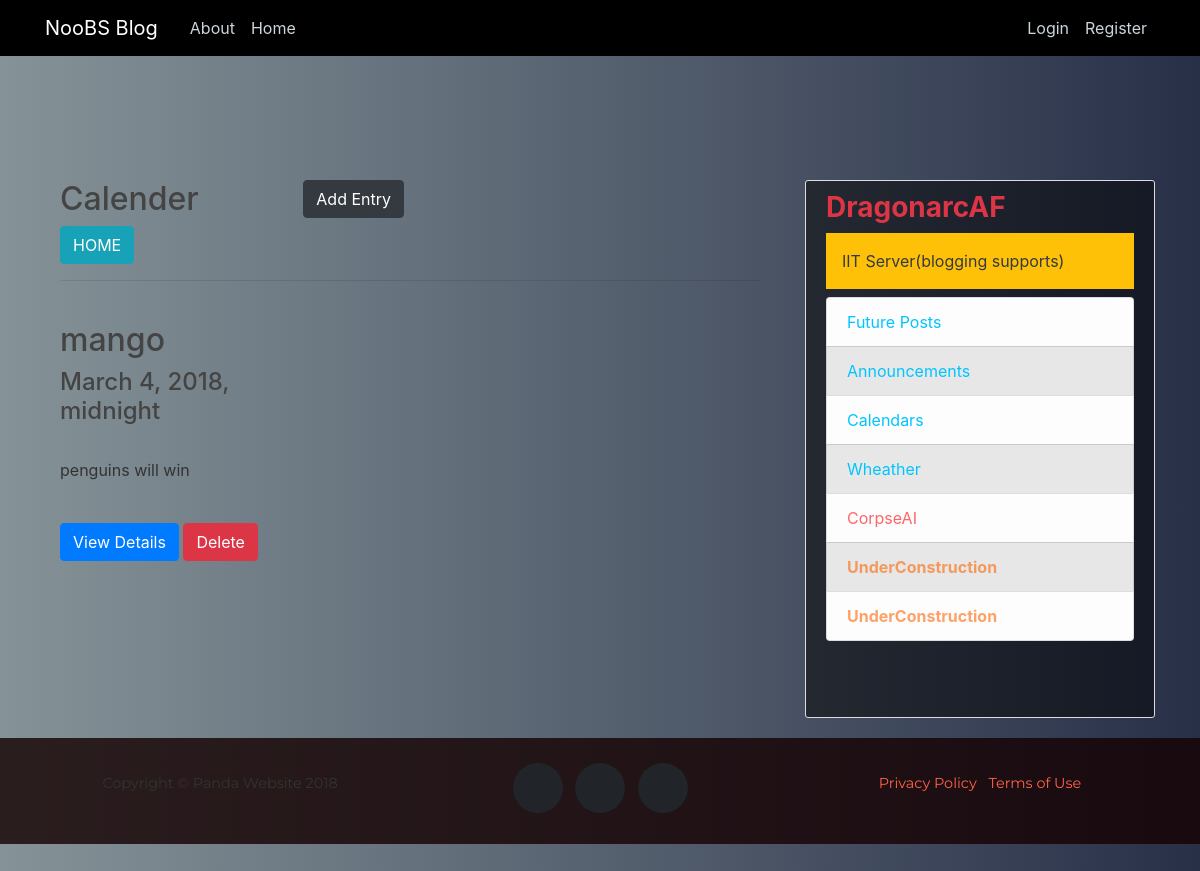
The page /calender/ on the database its author committed.
### calender/models.py (models this page shows, shortened)
class Entry(models.Model):
    name = models.CharField(max_length=100)
    date = models.DateTimeField()
    description = models.TextField()
    created = models.DateTimeField(auto_now_add=True)

### calender/views.py (the view)
# urls.py: path('',views.index,name='index'),
def index(request):
    entries=Entry.objects.all()
    context = { 'entries' : entries}
    return render(request,'calender/calender.html',context)

### calender/templates/calender/calender.html (shortened to what this page needs)
{% extends 'blog/base.html' %}
{% block content %}
<div class="container">
    <div class="row">
        <br>
        <div class="col-lg-4">
            <h2>Calender</h2>
        </div>
        <div class="col-lg-8">
            <button type="button" class="btn btn-dark"
                    onclick="window.location='{% url 'add' %}'">Add Entry</button>
        </div>
        <div class="col-lg-8">
            <button type="button" class="btn btn-info"
                    onclick="window.location='{% url 'blog-home' %}'">HOME</button>
        </div>
    </div>
    <hr>
    <div class="row">
        {% for entry in entries %}
            {% include 'calender/_calender_entry.html'  %}
        {% endfor %}
    </div>
</div>
{% endblock content %}

### calender/templates/calender/_calender_entry.html
<div class ='calender_entry col-lg-4'>
            <br>
            <h2>{{entry.name}}</h2>
            <h4>{{entry.date}}</h4>
            <p>
                {{entry.description}}
            </p>
            <button onclick="window.location='{% url 'details' pk=entry.id %}'" class = 'btn btn-primary'>View Details</button>
            <button data-id= '{{ entry.id }}' onclick="deleteCalenderEntry(this)" class = 'btn btn-danger'>Delete</button>
            <br>
</div>

### blog/static/blog/main.css (style rules this page uses)
body { color: #333333; margin-top: 5rem; }
h1, h2, h3, h4, h5, h6 { color: #444444; }
#scrollDown p { padding: 25px 0; }

### rows shown on the page
Entry: name "mango", date "March 4, 2018, midnight", description "penguins will win"
